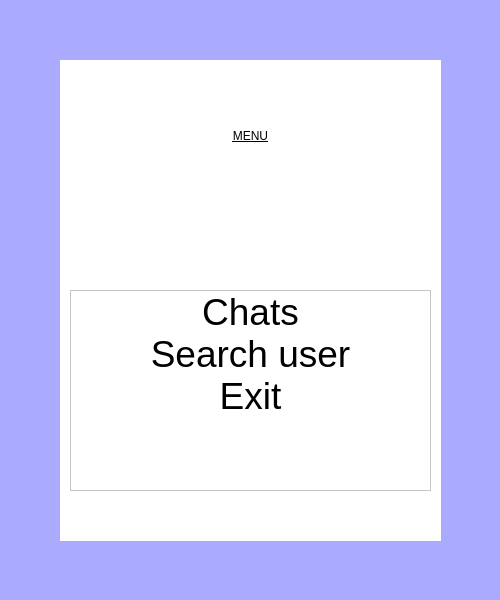
<?xml version="1.0" encoding="UTF-8"?>
<ui version="4.0">
 <class>MainWindow</class>
 <widget class="QMainWindow" name="MainWindow">
  <property name="geometry">
   <rect>
    <x>0</x>
    <y>0</y>
    <width>500</width>
    <height>600</height>
   </rect>
  </property>
  <property name="windowTitle">
   <string>MainWindow</string>
  </property>
  <property name="styleSheet">
   <string notr="true">background-color: rgb(170, 170, 255)</string>
  </property>
  <widget class="QWidget" name="centralwidget">
   <widget class="QListWidget" name="MenuList">
    <property name="geometry">
     <rect>
      <x>70</x>
      <y>290</y>
      <width>361</width>
      <height>201</height>
     </rect>
    </property>
    <property name="styleSheet">
     <string notr="true">background-color:rgb(255, 255, 255)</string>
    </property>
    <item>
     <property name="text">
      <string>Chats</string>
     </property>
     <property name="font">
      <font>
       <pointsize>28</pointsize>
      </font>
     </property>
     <property name="textAlignment">
      <set>AlignCenter</set>
     </property>
    </item>
    <item>
     <property name="text">
      <string>Search user</string>
     </property>
     <property name="font">
      <font>
       <pointsize>28</pointsize>
      </font>
     </property>
     <property name="textAlignment">
      <set>AlignCenter</set>
     </property>
    </item>
    <item>
     <property name="text">
      <string>Exit</string>
     </property>
     <property name="font">
      <font>
       <pointsize>28</pointsize>
      </font>
     </property>
     <property name="textAlignment">
      <set>AlignCenter</set>
     </property>
    </item>
   </widget>
   <widget class="QLabel" name="menu_background">
    <property name="geometry">
     <rect>
      <x>60</x>
      <y>60</y>
      <width>381</width>
      <height>481</height>
     </rect>
    </property>
    <property name="styleSheet">
     <string notr="true">background-color:rgb(255, 255, 255);</string>
    </property>
    <property name="text">
     <string/>
    </property>
   </widget>
   <widget class="QLabel" name="menuLabel">
    <property name="geometry">
     <rect>
      <x>60</x>
      <y>70</y>
      <width>381</width>
      <height>131</height>
     </rect>
    </property>
    <property name="styleSheet">
     <string notr="true">font: 75 72pt &quot;MS Shell Dlg 2&quot;;
text-decoration: underline;
background-color:rgb(255, 255, 255)</string>
    </property>
    <property name="text">
     <string>MENU</string>
    </property>
    <property name="alignment">
     <set>Qt::AlignCenter</set>
    </property>
   </widget>
   <zorder>menu_background</zorder>
   <zorder>MenuList</zorder>
   <zorder>menuLabel</zorder>
  </widget>
  <widget class="QMenuBar" name="menubar">
   <property name="geometry">
    <rect>
     <x>0</x>
     <y>0</y>
     <width>500</width>
     <height>26</height>
    </rect>
   </property>
  </widget>
  <widget class="QStatusBar" name="statusbar"/>
 </widget>
 <resources/>
 <connections/>
</ui>
